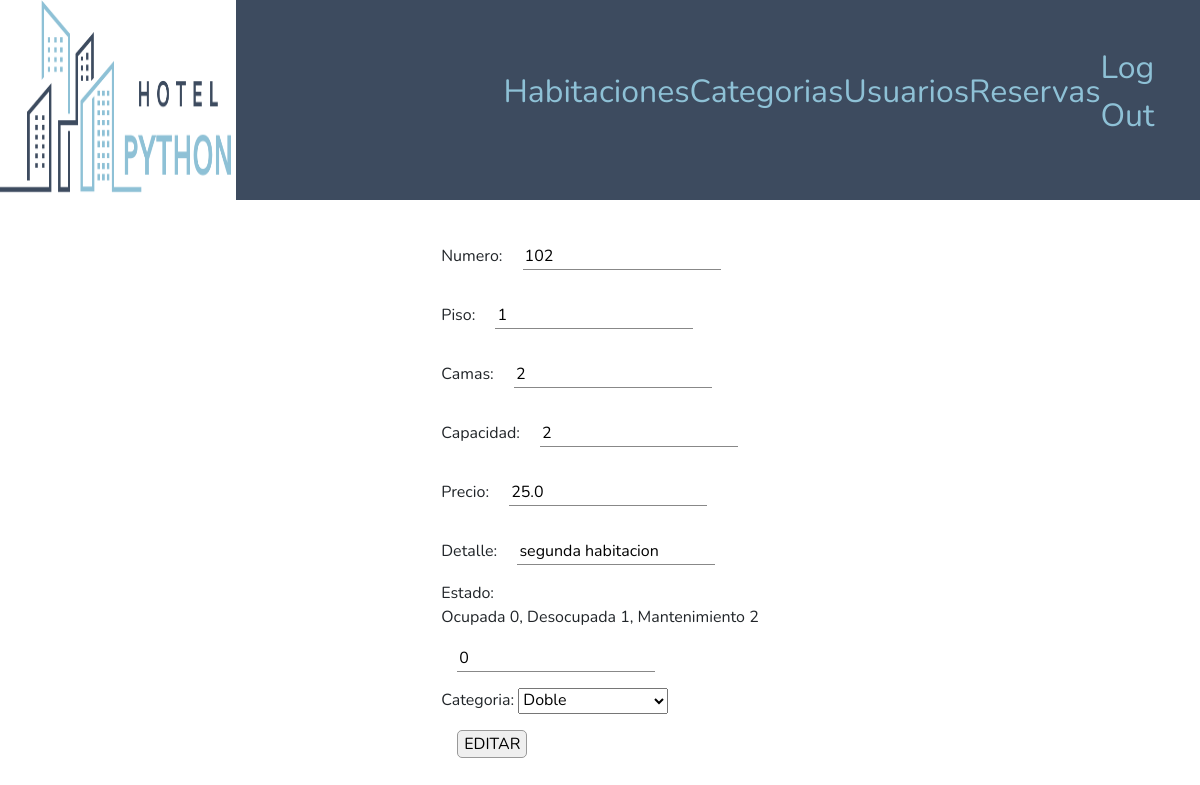
Page /edit_habitacion/2 on the committed database.
### appstaff/models.py (models this page shows, shortened)
class Habitacion(models.Model):
    class Meta:
        db_table = 'habitacion'
    numero =  models.IntegerField( unique = True)
    piso = models.IntegerField(blank=True , null= True)
    camas = models.IntegerField(default=1)
    capacidad = models.IntegerField(blank=True , null= True)
    precio = models.FloatField(max_length=7, blank=True , null= True)
    detalle = models.CharField(max_length=150, blank=True , null= True)
    estado = models.IntegerField(default=1, help_text= 'Ocupada 0, Desocupada 1, Mantenimiento 2')
    categoria = models.ForeignKey(CategoriaHabitacion,  on_delete=models.CASCADE, blank=True , null= True)

### appstaff/views.py (the view)
# urls.py: path('edit_habitacion/<int:id>', views.edit_habitacion, name = 'edit_habitacion'),
def edit_habitacion(request, id):
    habitacion = Habitacion.objects.get(id=id)
    form = HabitacionForm(instance=habitacion)
    if request.method == 'POST':
        form = HabitacionForm(request.POST, instance = habitacion)
        if form.is_valid():
            form.save()
            return redirect('/habitacion_list')
    return render(request, 'create_habitacion.html', {
        'form': form,
        'value': 'EDITAR'
    })

### appstaff/forms.py
class HabitacionForm(ModelForm):
    class Meta:
        model = Habitacion
        fields = '__all__'

### appstaff/models.py (called while the page is built)
    def __str__(self):
        return f'{self.nombre}'

### templates/create_habitacion.html (shortened to what this page needs)
{% extends 'base_staff.html' %}
{% block main %}
<div class="todo_form">
   <form method="POST">
      {{ form.as_div }}
        <input type="submit" value="{{ value }}">
   </form>
</div>
{% endblock %}

### static/css/style_staff.css (style rules this page uses)
* { margin: 0; font-family: 'Nunito', sans-serif; }
body { display: grid; margin: 0; height: 100vh; grid-template-rows: auto 1fr auto; }
.todo_form { display: flex; flex-direction: column; justify-content:space-between; align-items: center; }
.todo_form form { text-align: justify; }
.todo_form input { margin: 1rem; border: none; border-bottom: 1px solid #888; outline: none; }
input[type=submit] { border:1px solid #999 ; border-radius: 5px; }
input[type=submit] { border:1px solid #999 }

### static/css/staff.css (style rules this page uses)
input[type=submit] { border:1px solid #999 }

### rows in the picture
Habitacion: numero "102", piso "1", camas "2", capacidad "2", precio "25.0", detalle "segunda habitacion", estado "0", categoria "Doble"
